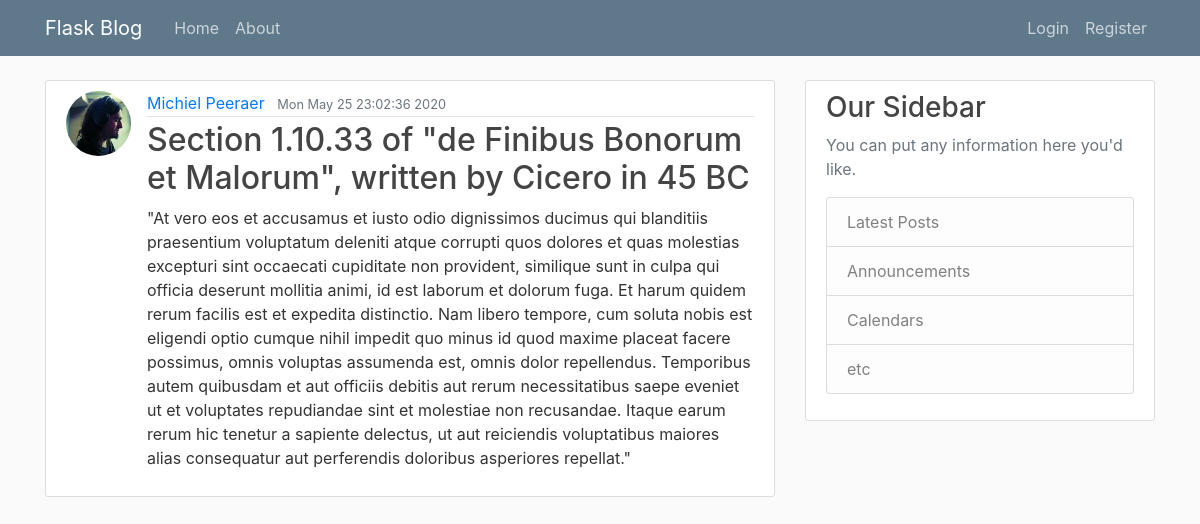
Screenshot of /post/8 with the database file from the repository.
### flaskblog/models.py (models this page shows, shortened)
class User(db.Model, UserMixin):
    id = db.Column(db.Integer, primary_key=True)
    username = db.Column(db.String(20), unique=True, nullable=False)
    email = db.Column(db.String(120), unique=True, nullable=False)
    image_file = db.Column(db.String(20), nullable=False, default='default.jpg')
    password = db.Column(db.String(60), nullable=False)
    posts = db.relationship('Post', backref='author', lazy=True)

class Post(db.Model):
    id = db.Column(db.Integer, primary_key=True)
    title = db.Column(db.String(100), nullable=False)
    date_posted = db.Column(db.DateTime, nullable=False, default=datetime.now)
    content = db.Column(db.Text, nullable=False)
    user_id = db.Column(db.Integer, db.ForeignKey('user.id'), nullable=False)

### flaskblog/posts/routes.py (the view)
@posts.route("/post/<int:post_id>")
def post(post_id):
    post = Post.query.get_or_404(post_id)
    return render_template('post.html', title=post.title, post=post)

### flaskblog/templates/post.html (shortened to what this page needs)
{% extends "layout.html" %}
{% block content %}
    <article class="media content-section">
        <img class="rounded-circle article-img" src="{{ url_for('static', filename='profile_pics/' + post.author.image_file) }}">
        <div class="media-body">
            <div class="article-metadata">
                <a class="mr-2" href="{{ url_for('users.user_posts', username=post.author.username) }}">{{ post.author.username }}</a>
                <small class="text-muted">{{ post.date_posted.strftime('%c') }}</small>
            </div>
            <h2 class="article-title">{{ post.title }}</h2>
            <p class="article-content">{{ post.content }}</p>
        </div>
    </article>
{% endblock content %}

### flaskblog/static/main.css (style rules this page uses)
body { background: #fafafa; color: #333333; margin-top: 5rem; }
h1, h2, h3, h4, h5, h6 { color: #444444; }
.content-section { background: #ffffff; padding: 10px 20px; border: 1px solid #dddddd; border-radius: 3px; margin-bottom: 20px; }
.article-title { color: #444444; }
.article-content { white-space: pre-line; }
.article-img { height: 65px; width: 65px; margin-right: 16px; }
.article-metadata { padding-bottom: 1px; margin-bottom: 4px; border-bottom: 1px solid #e3e3e3 }

### rows the page displays
User: image_file (picture), author.username "Michiel Peeraer"
Post: date_posted "Mon May 25 23:02:36 2020", title "Section 1.10.33 of \"de Finibus Bonorum et Malorum\", written by Cicero in 45 BC", content "\"At vero eos et accusamus et iusto odio dignissimos ducimus qui blanditiis praesentium voluptatum deleniti atque corrupti quos dolores et quas molestias excepturi sint occaecati cupiditate non provident, similique sunt in culpa qui officia deserunt mollitia animi, id est laborum et dolorum fuga. Et harum quidem rerum facilis est et expedita distinctio. Nam libero tempore, cum soluta nobis est eligendi optio cumque nihil impedit quo minus id quod maxime placeat facere possimus, omnis voluptas assumenda est, omnis dolor repellendus. Temporibus autem quibusdam et aut officiis debitis aut rerum necessitatibus saepe eveniet ut et voluptates repudiandae sint et molestiae non recusandae. Itaque…"
